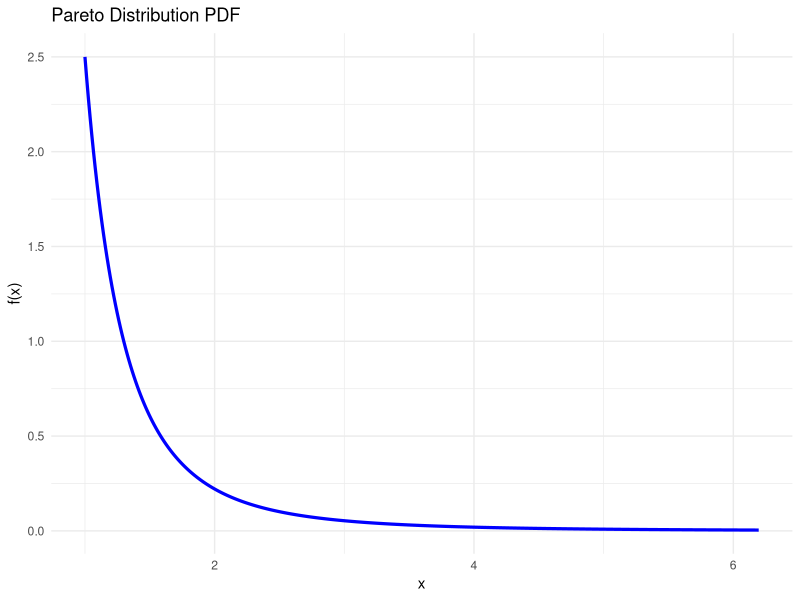
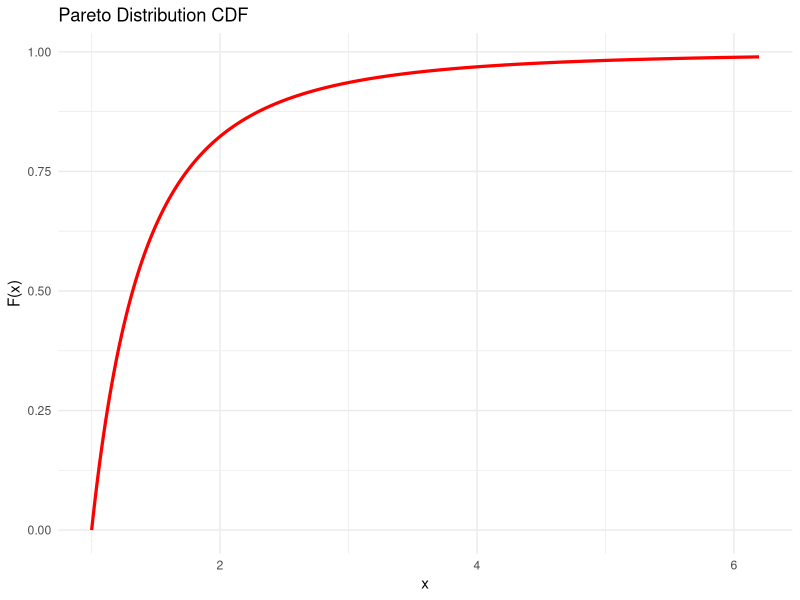

R code for these plots, in order:
## ---- chunk 1

# Load libraries
library(ggplot2)
library(dplyr)

# ----------------------------------------
# Parameters
# ----------------------------------------
xm <- 1        # minimum value
alpha <- 2.5   # shape parameter
n <- 5000      # sample size

# ----------------------------------------
# Pareto PDF and CDF functions
# ----------------------------------------
dpareto <- function(x, xm, alpha) {
  ifelse(x >= xm, (alpha * xm^alpha) / (x^(alpha + 1)), 0)
}

ppareto <- function(x, xm, alpha) {
  ifelse(x >= xm, 1 - (xm / x)^alpha, 0)
}

# ----------------------------------------
# Simulate Pareto data
# Inverse transform sampling:
# X = xm / (1 - U)^(1/alpha)
# ----------------------------------------
set.seed(123)
u <- runif(n)
x <- xm / (u)^(1 / alpha)
df <- data.frame(x = x)

# ----------------------------------------
# PDF curve
# ----------------------------------------
x_vals <- seq(xm, quantile(x, 0.99), length.out = 400)
pdf_vals <- dpareto(x_vals, xm, alpha)
cdf_vals <- ppareto(x_vals, xm, alpha)

pdf_df <- data.frame(x = x_vals, pdf = pdf_vals)
cdf_df <- data.frame(x = x_vals, cdf = cdf_vals)

# ----------------------------------------
# Plot PDF
# ----------------------------------------
p_pdf <- ggplot(pdf_df, aes(x, pdf)) +
  geom_line(size = 1.1, color = "blue") +
  labs(title = "Pareto Distribution PDF",
       x = "x",
       y = "f(x)") +
  theme_minimal()

# ----------------------------------------
# Plot CDF
# ----------------------------------------
p_cdf <- ggplot(cdf_df, aes(x, cdf)) +
  geom_line(size = 1.1, color = "red") +
  labs(title = "Pareto Distribution CDF",
       x = "x",
       y = "F(x)") +
  theme_minimal()

# ----------------------------------------
# 80/20 Principle Approximation
# Determine the value x* such that the top 20% of values hold most weight
# ----------------------------------------
threshold_80 <- quantile(df$x, 0.80)

# ----------------------------------------
# Output
# ----------------------------------------
p_pdf
p_cdf

cat("Threshold for top 20% largest values (80/20 rule illustration):", threshold_80, "\n")
